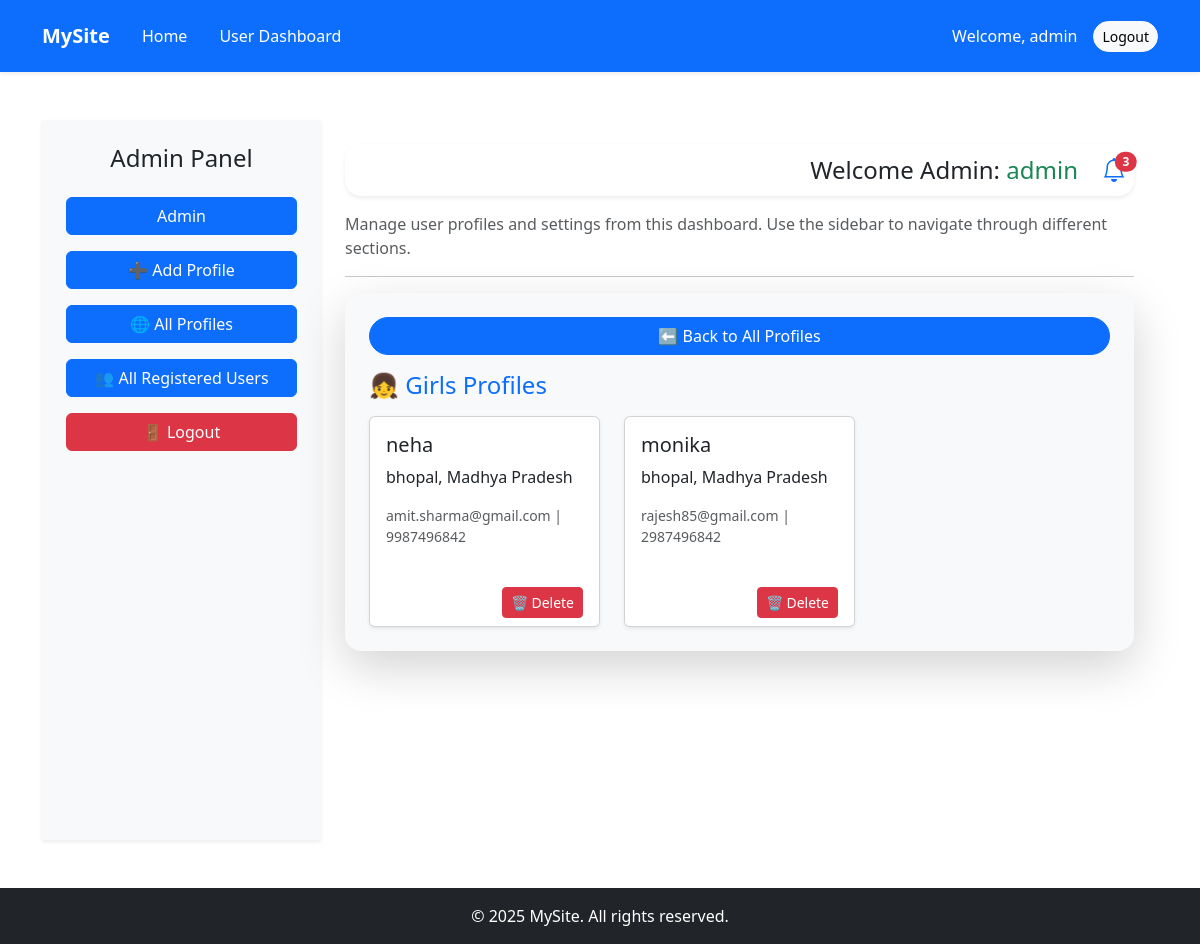
The app's page /admin_dashboard/?view=girls (signed in) with its own data.
### myapp/models.py (models this page shows, shortened)
class GirlsProfile(models.Model):
    name = models.CharField(max_length=100)
    caste = models.CharField(max_length=100, blank=True, null=True)  # ✅ keep only this one
    email = models.EmailField()
    password = models.CharField(max_length=100)
    phone = models.CharField(max_length=10, blank=True, null=True)  # ✅ Add this field
    address = models.TextField()
    city = models.CharField(max_length=50)
    state = models.CharField(max_length=50)
    gender = models.CharField(max_length=10)
    image = models.ImageField(upload_to='profiles/', default='profiles/default.png')
    dob = models.DateField(blank=True, null=True)  # ✅ Add this field
    birth_place = models.CharField(max_length=100, blank=True, null=True)  # ✅ Add this field
    birth_time = models.TimeField(blank=True, null=True)  # ✅ Add this field
    about = models.TextField(blank=True, null=True)  # ✅ Add this field
    height = models.CharField(max_length=10, blank=True, null=True)  # ✅ Add this field
    note = models.TextField(blank=True, null=True)  # ✅ Add this field
    education = models.CharField(max_length=100, blank=True, null=True)  # ✅ Add this field
    occupation = models.CharField(max_length=100, blank=True, null=True)  # ✅ Add this field
    father_name = models.CharField(max_length=100, blank=True, null=True)  # ✅ Add this field
    mother_name = models.CharField(max_length=100, blank=True, null=True)  # ✅ Add this field
    is_approved = models.BooleanField(default=False)

### myapp/views.py (the view, shortened to what this page needs)
# urls.py: path('admin_dashboard/', views.admin_dashboard, name='admin_dashboard'),  # changed
def admin_dashboard(request):
    if request.session.get('user_phone') != '7869696686':
        return redirect('user_dashboard')
    if 'view' not in request.GET:
        return HttpResponseRedirect(f"{reverse('admin_dashboard')}?view=admin")
    user_name = request.session.get('user_name')
    all_profiles = list(chain(
        BoysProfile.objects.all(),
        GirlsProfile.objects.all(),
        DisabledProfile.objects.all(),
        DivorcedProfile.objects.all()
    ))
    user_search = request.GET.get('user_search', '')
    profile_email_search = request.GET.get('profile_email_search', '')
    caste_search = request.GET.get('caste_search', '').lower()
    filtered_users = MyUser.objects.all()
    if user_search:
        filtered_users = filtered_users.filter(email__icontains=user_search)
    if profile_email_search:
        filtered_profiles = [p for p in all_profiles if profile_email_search.lower() in p.email.lower()]
    elif caste_search:
        filtered_profiles = [p for p in all_profiles if caste_search in p.caste.lower()]
    else:
        filtered_profiles = all_profiles
    view_type = request.GET.get('view', '')
    if view_type == 'girls':
        filtered_profiles = GirlsProfile.objects.all()
    elif view_type == 'boys':
        filtered_profiles = BoysProfile.objects.all()
    elif view_type == 'disabled':
        filtered_profiles = DisabledProfile.objects.all()
    elif view_type == 'divorced':
        filtered_profiles = DivorcedProfile.objects.all()
    elif view_type == 'users':
        filtered_users = MyUser.objects.all()
    unread_notifications = RegistrationNotification.objects.filter(is_read=False).order_by('-created_at')
    unread_count = unread_notifications.count()
    user_profile_data = []
    for user in MyUser.objects.all():
        assigned_emails = ProfilePermission.objects.filter(user=user).values_list('profile_email', flat=True)
        profiles = list(chain(
            GirlsProfile.objects.filter(email__in=assigned_emails),
            BoysProfile.objects.filter(email__in=assigned_emails),
            DisabledProfile.objects.filter(email__in=assigned_emails),
            DivorcedProfile.objects.filter(email__in=assigned_emails),
        ))
        user_profile_data.append({
            'user': user,
            'profiles': profiles
        })
    context = {
        'user_name': user_name,
        'users': MyUser.objects.all(),
        'all_profiles': all_profiles,
        'filtered_users': filtered_users,
        'filtered_profiles': filtered_profiles,
        'user_profile_data': user_profile_data,  # 🟢 Modal ke liye yeh use ho raha
        'girls': GirlsProfile.objects.all(),
        'boys': BoysProfile.objects.all(),
        'disabled': DisabledProfile.objects.all(),
        'divorced': DivorcedProfile.objects.all(),
        'unread_notifications': unread_notifications,
        'unread_count': unread_count,
    }
    return render(request, 'admin_dashboard.html', context)

### myapp/templates/admin_dashboard.html (shortened to what this page needs)
{% extends 'base.html' %}
{% load static %}
{% block content %}
<div class="container-fluid">
  <div class="row" style="min-height: 90vh;">
    <div class="col-12 col-md-3 bg-light p-4 shadow-sm mb-3 mb-md-0">
      <h4 class="text-center mb-4">Admin Panel</h4>
      <ul class="nav flex-column">
        <li class="nav-item mb-3">
          <a href="?view=admin#admin-section" class="btn btn-primary w-100">Admin</a>
        </li>
        <li class="nav-item mb-3">
          <a href="?view=add#add-section" class="btn btn-primary w-100">➕ Add Profile</a>
        </li>
        <li class="nav-item mb-3">
          <a href="?view=all#all-section" class="btn btn-primary w-100">🌐 All Profiles</a>
        </li>
        <li class="nav-item mb-3">
          <a href="?view=users#users-section" class="btn btn-primary w-100">👥 All Registered Users</a>
        </li>
        <li class="nav-item mb-3">
          <a href="{% url 'logout' %}" class="btn btn-danger w-100">🚪 Logout</a>
        </li>
      </ul>
    </div>
    <div class="col-12 col-md-9 p-4" id="admin-section">
<div class="d-flex flex-column flex-md-row justify-content-md-end align-items-md-center gap-2 gap-md-4 p-2 rounded-4 shadow-sm bg-transparent mb-3 text-md-end text-start">
  <h4 class="m-0">
    Welcome Admin: <span class="text-success">{{ user_name }}</span>
  </h4>
  <div class="dropdown">
    <a href="#" class="text-decoration-none position-relative" data-bs-toggle="dropdown" aria-expanded="false">
      <i class="bi bi-bell fs-4"></i>
      {% if unread_count > 0 %}
        <span class="position-absolute top-0 start-100 translate-middle badge rounded-pill bg-danger">
          {{ unread_count }}
        </span>
      {% endif %}
    </a>
  </div>
</div>
<p class="text-muted">
  Manage user profiles and settings from this dashboard. Use the sidebar to navigate through different sections.
</p>
<hr>
      <div id="form-section" class="card shadow-lg border-0 rounded-4 p-4 bg-light" >
        {% if request.GET.view == "add" or not request.GET.view %}
          <h4 class="mb-4 text-success fw-bold" id="add-section">➕ Add New User Profile</h4>
          <hr class="my-2">
<form method="POST" enctype="multipart/form-data">
            {% csrf_token %}
  <div class="mb-4 text-center">
    <div class="mx-auto" style="width: 100px;">
      {% if user.profile_image %}
        <img src="{{ user.profile_image.url }}" class="rounded-circle shadow-sm mb-2" style="width: 100px; height: 100px; object-fit: cover;" alt="Profile Image">
      {% else %}
        <img src="https://via.placeholder.com/100" class="rounded-circle shadow-sm mb-2" alt="No Image">
      {% endif %}
    </div>
    <div class="fw-semibold mt-1">{{ user.username }}</div>
    <div class="mt-2 mx-auto" style="max-width: 200px;">
      <input class="form-control form-control-sm" type="file" id="profile_image" name="profile_image">
    </div>
  </div>
            <div class="row g-3">
              <div class="col-md-6">
                <label class="form-label fw-semibold">Name</label>
                <input type="text" name="name" placeholder="Full Name" class="form-control rounded-3" required>
              </div>
              <div class="col-md-6">
                <label class="form-label fw-semibold">Caste</label>
                <input type="text" name="lastname" placeholder="last Name" class="form-control rounded-3" required>
              </div>
              <div class="col-md-6">
                <label class="form-label fw-semibold">Email</label>
                <input type="email" name="email" placeholder="Email" class="form-control rounded-3" required>
              </div>
              <div class="col-md-6">
                <label class="form-label fw-semibold">Phone</label>
                <input type="text" name="phone" placeholder="Phone" class="form-control rounded-3" required>
              </div>
               <div class="col-md-6">
      <label class="form-label fw-semibold">Password <span class="text-danger">*</span></label>
      <input type="password" class="form-control rounded-3" name="password" value="{{ user.password }}" required>
    </div>
    <div class="col-md-6">
      <label class="form-label fw-semibold">Date of Birth <span class="text-danger">*</span></label>
      <input type="date" class="form-control rounded-3" name="dob" value="{{ user.dob }}" required>
    </div>
    <div class="col-md-6">
      <label class="form-label fw-semibold">Birth Place <span class="text-danger">*</span></label>
      <input type="text" class="form-control rounded-3" name="birth_place" value="{{ user.birth_place }}" required>
    </div>
    <div class="col-md-6">
      <label class="form-label fw-semibold">Birth Time <span class="text-danger">*</span></label>
      <input type="time" class="form-control rounded-3" name="birth_time" value="{{ user.birth_time }}" required>
    </div>
              <div class="col-md-6">
                <label class="form-label fw-semibold">Gender</label>
                <select name="gender" class="form-select rounded-3" required>
                  <option value="" disabled selected>Choose Gender</option>
                  <option>Male</option>
                  <option>Female</option>
                </select>
              </div>
               <div class="col-md-6">
      <label class="form-label fw-semibold">City <span class="text-danger">*</span></label>
      <input type="text" class="form-control rounded-3" name="city" value="{{ user.city }}" required>
    </div>
    <div class="col-md-6">
      <label class="form-label fw-semibold">State <span class="text-danger">*</span></label>
      <input type="text" class="form-control rounded-3" name="state" value="{{ user.state }}" required>
    </div>
<div class="col-md-6">
      <label class="form-label fw-semibold">Height <span class="text-danger">*</span></label>
      <input type="text" class="form-control rounded-3" name="height" value="{{ user.height }}" required>
    </div>
    <div class="col-md-6">
      <label class="form-label fw-semibold">Education <span class="text-danger">*</span></label>
      <input type="text" class="form-control rounded-3" name="education" value="{{ user.education }}" required>
    </div>
    <div class="col-md-6">
      <label class="form-label fw-semibold">Occupation <span class="text-danger">*</span></label>
      <input type="text" class="form-control rounded-3" name="occupation" value="{{ user.occupation }}" required>
    </div>
    <div class="col-md-6">
      <label class="form-label fw-semibold">Father's Name <span class="text-danger">*</span></label>
      <input type="text" class="form-control rounded-3" name="father_name" value="{{ user.father_name }}" required>
    </div>
    <div class="col-md-6">
      <label class="form-label fw-semibold">Mother's Name <span class="text-danger">*</span></label>
      <input type="text" class="form-control rounded-3" name="mother_name" value="{{ user.mother_name }}" required>
    </div>
        <div class="col-md-6">
      <label class="form-label fw-semibold">Note</label>
      <textarea class="form-control rounded-3" name="note" rows="1">{{ user.note }}</textarea>
    </div>
              <div class="col-md-6">
                <label class="form-label fw-semibold">Category</label>
                <select name="category" class="form-select rounded-3" required>
                  <option value="" disabled selected>Choose Category</option>
                  <option value="girls">Girls</option>
                  <option value="boys">Boys</option>
                  <option value="disabled">Disabled</option>
                  <option value="divorced">Divorced</option>
                </select>
              </div>
    <div class="col-12">
      <label class="form-label fw-semibold">About</label>
      <textarea class="form-control rounded-3" name="about" rows="3">{{ user.about }}</textarea>
    </div>
              <div class="col-12">
                <label class="form-label fw-semibold">Address</label>
                <textarea name="address" placeholder="Address" class="form-control rounded-3" rows="2" required></textarea>
              </div>
              <div class="col-12 text-end">
                <button type="submit" class="btn btn-success px-4 rounded-pill">Save Profile</button>
              </div>
            </div>
          </form>
        {% elif request.GET.view == "girls" %}
          <a href="?view=all" class="btn btn-primary mb-3 rounded-pill">⬅ Back to All Profiles</a>
          <h4 class="mb-3 text-primary">👧 Girls Profiles</h4>
          <div class="row g-4">
            {% for girl in girls %}
              <div class="col-md-4">
                <div class="card h-100 shadow-sm">
                  <div class="card-body">
                    <h5 class="card-title">{{ girl.name }}</h5>
                    <p class="card-text">{{ girl.city }}, {{ girl.state }}</p>
                    <p class="text-muted small">{{ girl.email }} | {{ girl.phone }}</p>
                  </div>
                  <div class="card-footer text-end bg-white border-0">
                    <a href="{% url 'delete_profile' category='girls' id=girl.id %}" class="btn btn-sm btn-danger">🗑 Delete</a>
                  </div>
                </div>
              </div>
            {% endfor %}
          </div>
        {% endif %}
      </div>
    </div>
  </div>
</div>
{% endblock %}

### myapp/templates/base.html (shortened to what this page needs)
<!DOCTYPE html>
<html lang="en">
<head>
  <link href="https://cdn.jsdelivr.net/npm/bootstrap@5.3.0/dist/css/bootstrap.min.css" rel="stylesheet">
  <link href="https://cdn.jsdelivr.net/npm/bootstrap-icons@1.10.5/font/bootstrap-icons.css" rel="stylesheet">
</head>
<body>
<nav class="navbar navbar-expand-lg navbar-dark bg-primary py-3 shadow-sm" style="position: sticky; top: 0; z-index: 1030;">
  <div class="container">
    <a class="navbar-brand fw-bold text-white" href="#">MySite</a>
    <div class="collapse navbar-collapse justify-content-between" id="navbarNavAltMarkup">
      <div class="navbar-nav">
        <a class="nav-link px-3 text-white" href="{% url 'register' %}">Home</a>
        {% if request.session.user_phone == '7987496842' %}
          <a class="nav-link px-3 text-white" href="{% url 'admin_dashboard' %}">Admin Dashboard</a>
        {% elif request.session.user_phone %}
          <a class="nav-link px-3 text-white" href="{% url 'user_dashboard' %}">User Dashboard</a>
        {% endif %}
      </div>
      <div class="d-flex align-items-center">
        {% if request.session.user_id %}
          {% if request.session.user_phone == '7987496842' %}
            <a href="{% url 'admin_dashboard' %}" class="text-white me-3 text-decoration-none fw-semibold">
              Welcome, {{ request.session.user_name }}
            </a>
          {% else %}
            <span class="text-white me-3">Welcome, {{ request.session.user_name }}</span>
          {% endif %}
          <a href="{% url 'logout' %}" class="btn btn-light btn-sm rounded-pill">Logout</a>
        {% else %}
          <a href="{% url 'login_user' %}" class="btn btn-outline-light btn-sm me-2 rounded-pill">Login</a>
          <a href="{% url 'register' %}" class="btn btn-light btn-sm rounded-pill">Register</a>
        {% endif %}
      </div>
    </div>
  </div>
</nav>
<div class="container my-5">
  {% block content %}{% endblock %}
</div>
<footer class="bg-dark text-white text-center py-3 mt-auto">
  <div class="container">
    <p class="mb-0">© 2025 MySite. All rights reserved.</p>
  </div>
</footer>
</body>
</html>

### records on screen
GirlsProfile: name "neha", city "bhopal", state "Madhya Pradesh", email "amit.sharma@gmail.com", phone "9987496842"
GirlsProfile: name "monika", city "bhopal", state "Madhya Pradesh", email "rajesh85@gmail.com", phone "2987496842"

### other values on screen
{{ request.session.user_name }} "admin"
{{ user_name }} "admin"
{{ unread_count }} "3"
